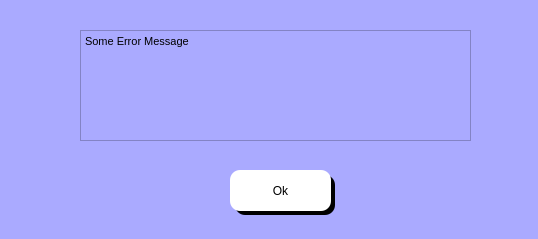
<?xml version="1.0" encoding="UTF-8"?>
<ui version="4.0">
 <class>Dialog</class>
 <widget class="QDialog" name="Dialog">
  <property name="geometry">
   <rect>
    <x>0</x>
    <y>0</y>
    <width>538</width>
    <height>239</height>
   </rect>
  </property>
  <property name="windowTitle">
   <string>Dialog</string>
  </property>
  <property name="styleSheet">
   <string notr="true">background-color: rgb(170, 170, 255);</string>
  </property>
  <widget class="QPushButton" name="ok_btn">
   <property name="geometry">
    <rect>
     <x>230</x>
     <y>170</y>
     <width>101</width>
     <height>41</height>
    </rect>
   </property>
   <property name="styleSheet">
    <string notr="true">QPushButton{
	background-color: rgb(255, 255, 255);
	font: 12pt &quot;MS Shell Dlg 2&quot;;
	border-top-left-radius:10px;
	border-bottom-left-radius:10px;
	border-top-right-radius:10px;
	border-bottom-right-radius:10px;
}

QPushButton:hover{
	background-color: rgb(161, 161, 161);
	color: rgb(255, 255, 255);
}

QPushButton:focus{
	background-color: rgb(161, 161, 161);
	color: rgb(255, 255, 255);
}</string>
   </property>
   <property name="text">
    <string>Ok</string>
   </property>
  </widget>
  <widget class="QTextBrowser" name="error_msg_text">
   <property name="geometry">
    <rect>
     <x>80</x>
     <y>30</y>
     <width>391</width>
     <height>111</height>
    </rect>
   </property>
   <property name="focusPolicy">
    <enum>Qt::ClickFocus</enum>
   </property>
   <property name="styleSheet">
    <string notr="true">font: 14pt &quot;MS Shell Dlg 2&quot;;</string>
   </property>
   <property name="html">
    <string>&lt;!DOCTYPE HTML PUBLIC &quot;-//W3C//DTD HTML 4.0//EN&quot; &quot;http://www.w3.org/TR/REC-html40/strict.dtd&quot;&gt;
&lt;html&gt;&lt;head&gt;&lt;meta name=&quot;qrichtext&quot; content=&quot;1&quot; /&gt;&lt;style type=&quot;text/css&quot;&gt;
p, li { white-space: pre-wrap; }
&lt;/style&gt;&lt;/head&gt;&lt;body style=&quot; font-family:'MS Shell Dlg 2'; font-size:14pt; font-weight:400; font-style:normal;&quot;&gt;
&lt;p style=&quot; margin-top:0px; margin-bottom:0px; margin-left:0px; margin-right:0px; -qt-block-indent:0; text-indent:0px;&quot;&gt;&lt;span style=&quot; font-size:8.25pt;&quot;&gt;Some Error Message&lt;/span&gt;&lt;/p&gt;&lt;/body&gt;&lt;/html&gt;</string>
   </property>
  </widget>
  <widget class="QLabel" name="label_7">
   <property name="geometry">
    <rect>
     <x>235</x>
     <y>175</y>
     <width>100</width>
     <height>40</height>
    </rect>
   </property>
   <property name="styleSheet">
    <string notr="true">background-color: rgb(0, 0, 0);
font: 12pt &quot;MS Shell Dlg 2&quot;;
border-top-left-radius:10px;
border-bottom-left-radius:10px;
border-top-right-radius:10px;
border-bottom-right-radius:10px;
color: rgb(255, 255, 255);
</string>
   </property>
   <property name="text">
    <string/>
   </property>
  </widget>
  <zorder>error_msg_text</zorder>
  <zorder>label_7</zorder>
  <zorder>ok_btn</zorder>
 </widget>
 <resources/>
 <connections/>
</ui>
